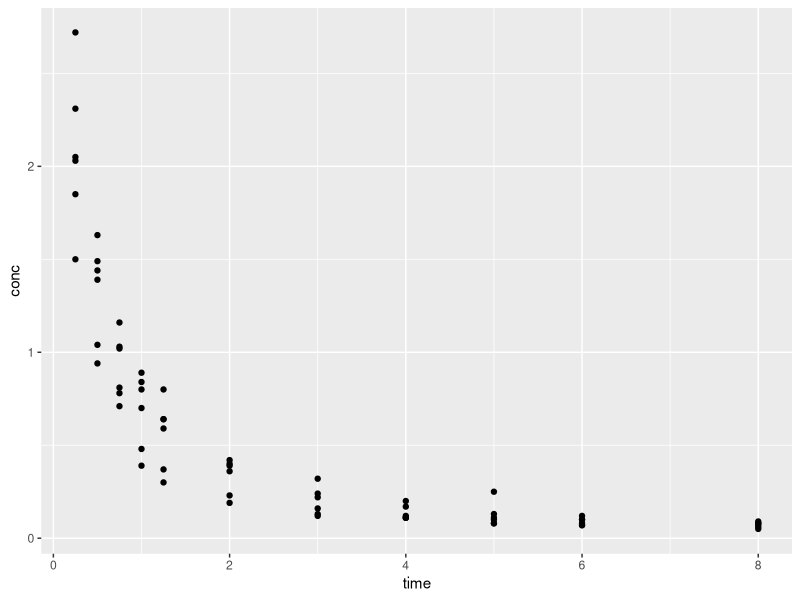
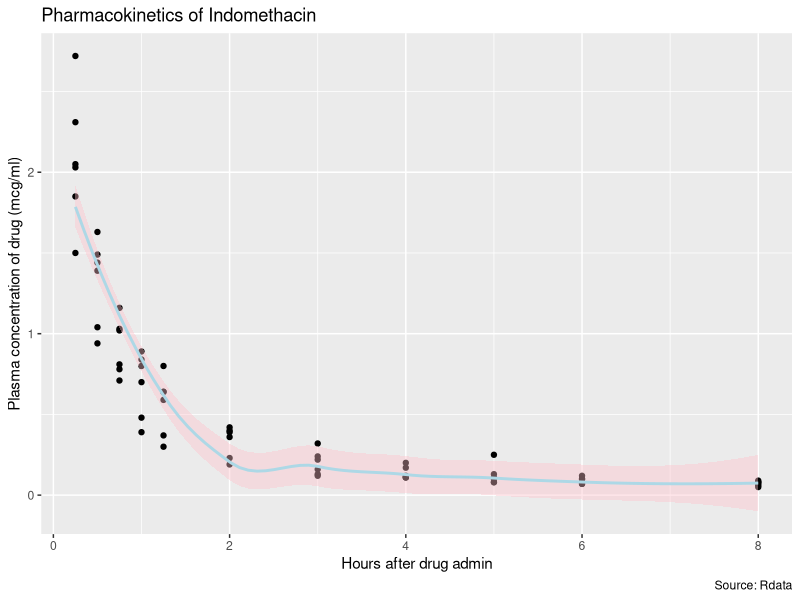
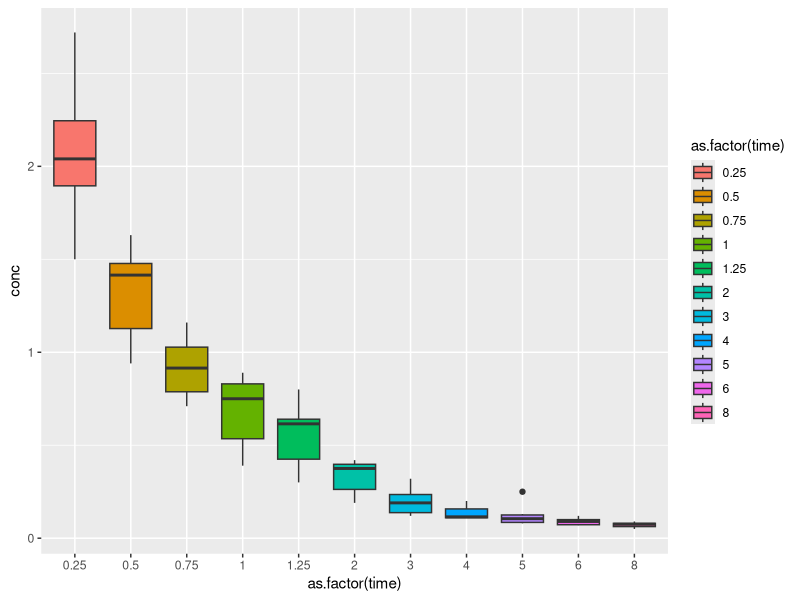
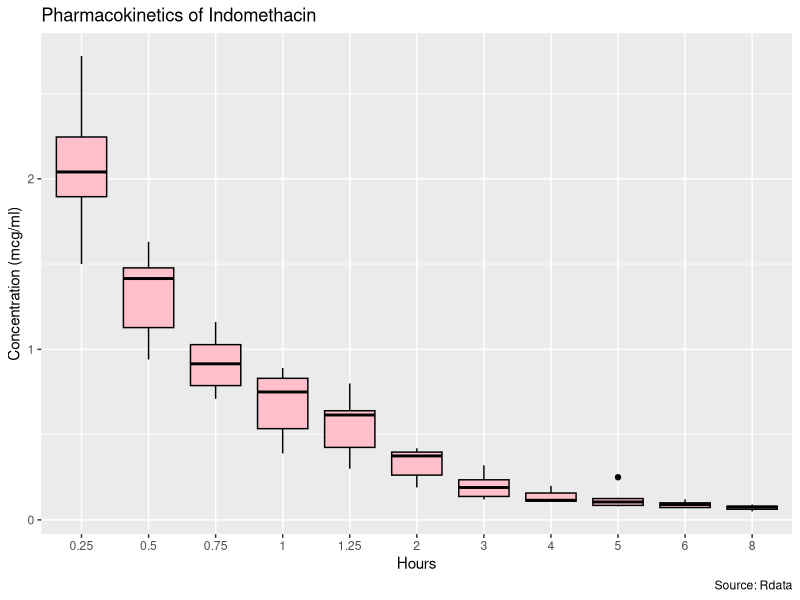
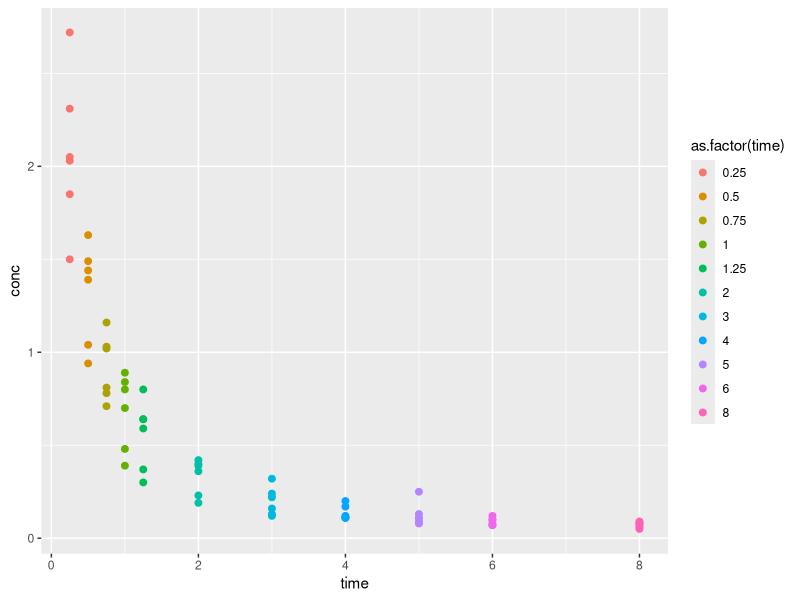
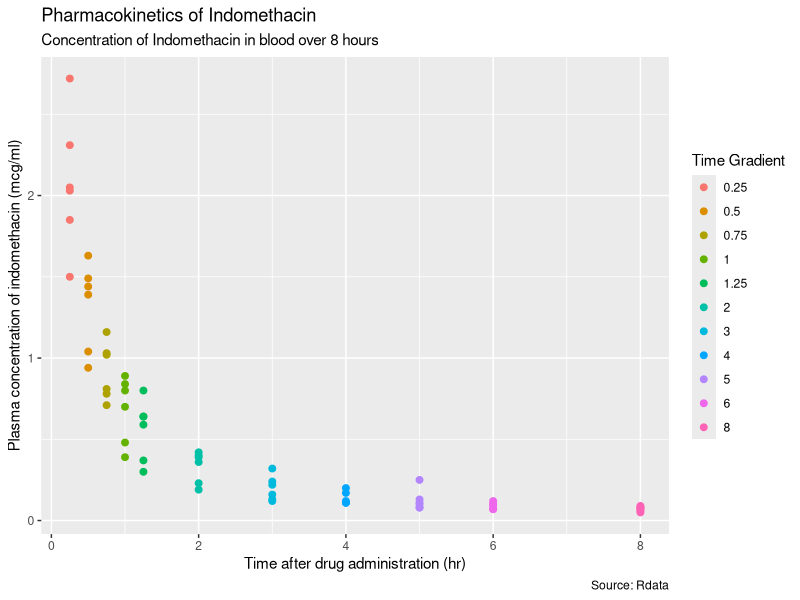
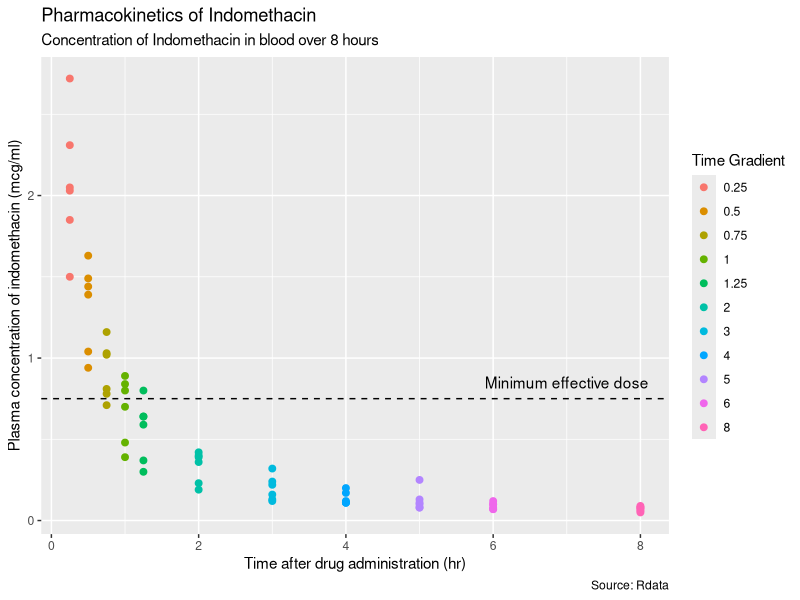

Write R code to recreate these figures, in order.
## ---- chunk 1
knitr::opts_chunk$set(echo = TRUE)
## ---- chunk 2
library(ggplot2)
library(tidyverse)
library(tidyr)
library(ggthemes)
library(patchwork)
## ---- chunk 3
I <- Indometh
head(I, 5)
## ---- chunk 4
table(I$time)
## ---- chunk 5
table(I$conc)
## ---- chunk 6
p1 <- ggplot(I, aes(x=time, y=conc)) + 
    geom_point()
print(p1)
## ---- chunk 7
p1.2 <- ggplot(I) +
  aes(x=time, y=conc) + 
  geom_point(color="black", fill="lightgreen")+
  geom_smooth(color="lightblue", fill="pink")+
  labs(x= "Hours after drug admin", y= "Plasma concentration of drug (mcg/ml)",
       title= "Pharmacokinetics of Indomethacin",
       caption = "Source: Rdata")
print(p1.2)
## ---- chunk 8
p2 <- ggplot(I, aes(x=as.factor(time),y=conc,fill=as.factor(time))) + geom_boxplot() 
plot(p2)
## ---- chunk 9
p2.2 <- ggplot(I) +
  aes(x=as.factor(time),y=conc,fill=as.factor(time))+
  geom_boxplot(color="black",fill="pink")+
  labs(x= "Hours", y= "Concentration (mcg/ml)",
       title= "Pharmacokinetics of Indomethacin",
       caption = "Source: Rdata")
plot(p2.2)
## ---- chunk 10
p3 <- ggplot(I) +
         aes(x=time,y=conc,col=as.factor(time)) + 
         geom_point(size=2)
plot(p3)
## ---- chunk 11
p3.2 <- ggplot(I) +
         aes(x=time,y=conc,col=as.factor(time)) + 
         geom_point(size=2) +
  labs(x= "Time after drug administration (hr)", y= "Plasma concentration of indomethacin (mcg/ml)", col= "Time Gradient" ,
       title= "Pharmacokinetics of Indomethacin",
       subtitle = "Concentration of Indomethacin in blood over 8 hours",
       caption = "Source: Rdata")
plot(p3.2)
## ---- chunk 12
p3.3 <- ggplot(I) +
         aes(x=time,y=conc,col=as.factor(time)) + 
         geom_point(size=2) +
  geom_hline(yintercept=0.75, linetype ="dashed", color="black")+
  annotate("text",x=7, y=0.85, label = "Minimum effective dose", color = "black") +
  labs(x= "Time after drug administration (hr)", y= "Plasma concentration of indomethacin (mcg/ml)", col= "Time Gradient" , 
       title= "Pharmacokinetics of Indomethacin",
       subtitle = "Concentration of Indomethacin in blood over 8 hours",
       caption = "Source: Rdata")
plot(p3.3)
